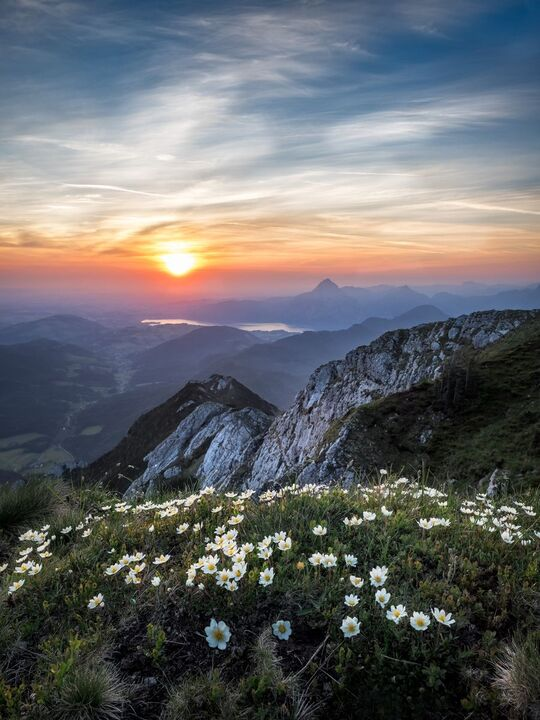
#> input picture test_photo.jpg, 540 x 720 px
$ python isophote.py test_photo.jpg   (older library calls are emulated)
#> lines starting #> are read from the running program, lines starting #| are printed output that depends on the picture; after the words box and inside, x2 and y2 are one past the last pixel; in counts of white or black regions, pixels touching at a corner belong together
#!/usr/bin/env python3
"""
isophote.py -- flow-guided brush stroke oil painting filter, standalone.

Strokes follow image contours (structure-tensor flow field), long and thin,
layered with jitter. Canvas relief + impasto lighting optional.

Usage: ./isophote.py photo.jpg [-o out.png] [flags]
"""
import argparse
import numpy as np
import cv2

# ---------------------------------------------------------------- flow field

def flow_field(img_bgr, sigma=2.0):
    """Return (angle, coherence) per pixel. Angle = isophote direction (deg,
    [0,180)), from structure tensor. coherence in [0,1]; 1 = strong orientation."""
    gray = cv2.cvtColor(img_bgr, cv2.COLOR_BGR2GRAY).astype(np.float32)
    blurred = cv2.GaussianBlur(gray, (0, 0), sigma)
    gx = cv2.Sobel(blurred, cv2.CV_32F, 1, 0, ksize=3)
    gy = cv2.Sobel(blurred, cv2.CV_32F, 0, 1, ksize=3)
    Jxx = cv2.GaussianBlur(gx * gx, (0, 0), sigma)
    Jyy = cv2.GaussianBlur(gy * gy, (0, 0), sigma)
    Jxy = cv2.GaussianBlur(gx * gy, (0, 0), sigma)
    tmp = np.sqrt((Jxx - Jyy) ** 2 + 4 * Jxy ** 2)
    ang = np.degrees(np.arctan2(2 * Jxy, Jxx - Jyy + tmp)) / 2.0 + 90.0
    angle = ang % 180.0
    l1 = (Jxx + Jyy + tmp) * 0.5
    l2 = (Jxx + Jyy - tmp) * 0.5
    coherence = np.clip((l1 - l2) / (l1 + l2 + 1e-3), 0.0, 1.0)
    return angle.astype(np.float32), coherence.astype(np.float32)


def smooth_flow(angle, coherence, r=8):
    """Orientation-average of the flow field weighted by coherence.
    Keeps directions coherent across flat regions (vector-average of doubled angle)."""
    v = np.stack([np.cos(2 * np.radians(angle)) * coherence,
                  np.sin(2 * np.radians(angle)) * coherence], axis=0)
    k = cv2.getGaussianKernel(r * 2 + 1, r / 2.0)
    kern = k @ k.T
    vx = cv2.filter2D(v[0], -1, kern, borderType=cv2.BORDER_REFLECT)
    vy = cv2.filter2D(v[1], -1, kern, borderType=cv2.BORDER_REFLECT)
    avg = (np.degrees(np.arctan2(vy, vx)) / 2.0) % 180.0
    mag = np.hypot(vx, vy)
    return avg.astype(np.float32), mag.astype(np.float32)

# ---------------------------------------------------------------- base layer

def painterly_base(img_bgr, radius=6, sigma=0.4, mode="kuwahara"):
    """Base layer: Kuwahara flattens detail painterly while keeping edges."""
    return kuwahara(img_bgr, radius, sigma)


def kuwahara(img_bgr, radius=5, sigma=0.4):
    """Classic Kuwahara (4 quadrants, smallest variance wins)."""
    img = cv2.cvtColor(img_bgr, cv2.COLOR_BGR2Lab).astype(np.float32)
    h, w = img.shape[:2]
    pad = cv2.copyMakeBorder(img, radius, radius, radius, radius,
                             cv2.BORDER_REFLECT)
    L = pad[..., 0]
    means = np.zeros((4, h, w), np.float32)
    vars_ = np.zeros((4, h, w), np.float32)
    colors = np.zeros((4, h, w, 3), np.float32)
    quads = [(slice(0, radius + 1), slice(0, radius + 1)),
             (slice(0, radius + 1), slice(radius, None) if False else slice(-1, -radius - 2 if False else None))  # placeholder
             ]
    # simpler: use box filters per quadrant
    n = radius + 1
    offs = [(-radius, -radius), (-radius, 0), (0, -radius), (0, 0)]
    size = n * n
    for i, (oy, ox) in enumerate(offs):
        quad = L[oy + radius: oy + radius + h, ox + radius: ox + radius + w]
        m = cv2.boxFilter(quad, -1, (n, n), borderType=cv2.BORDER_REFLECT)
        means[i] = m
        vars_[i] = cv2.boxFilter(quad * quad, -1, (n, n),
                                 borderType=cv2.BORDER_REFLECT) - m * m
        for c in range(3):
            qc = pad[..., c][oy + radius: oy + radius + h,
                                 ox + radius: ox + radius + w]
            colors[i, ..., c] = cv2.boxFilter(qc, -1, (n, n),
                                              borderType=cv2.BORDER_REFLECT)
    idx = np.argmin(vars_, axis=0)
    ys, xs = np.indices((h, w))
    out = colors[idx, ys, xs]
    out[..., 0] = means[idx, ys, xs]
    return cv2.cvtColor(out.astype(np.uint8), cv2.COLOR_Lab2BGR)


# [29 lines left out: function oriented_smooth, not called in this run]

# ---------------------------------------------------------------- strokes

def render_strokes(img_bgr, base, angle_img, strokes_per_layer,
                   length, width, layers=2, jitter=0.6, opacity=0.9, seed=42):
    """Draw spline strokes along the flow field on top of the base.
    Stroke color sampled from the ORIGINAL photo (accurate hues);
    base shows through in low-detail areas."""
    h, w = img_bgr.shape[:2]
    canvas = base.astype(np.float32)
    updated = np.zeros((h, w), np.float32)  # where strokes landed
    rng = np.random.default_rng(seed)

    imgf = img_bgr.astype(np.float32)
    src = imgf  # color source: original photo

    gray = cv2.cvtColor(img_bgr, cv2.COLOR_BGR2GRAY).astype(np.float32)
    grad = np.hypot(cv2.Sobel(gray, cv2.CV_32F, 1, 0), cv2.Sobel(gray, cv2.CV_32F, 0, 1))

    for layer in range(layers):
        step = max(2, h // int(np.sqrt(strokes_per_layer)))
        ys, xs = np.mgrid[0:h:step, 0:w:step]
        pts = np.stack([xs.ravel(), ys.ravel()], 1).astype(np.float32)
        jit = step * 0.5 * jitter
        pts = pts + rng.uniform(-jit, jit, pts.shape)
        # high-gradient areas first (detail gets painted before flats)
        order = np.argsort(-grad[np.clip(pts[:, 1], 0, h - 1).astype(int),
                                 np.clip(pts[:, 0], 0, w - 1).astype(int)],
                          kind='stable')
        pts = pts[order]

        for x, y in pts:
            xi, yi = int(np.clip(x, 0, w - 1)), int(np.clip(y, 0, h - 1))
            a = np.radians(angle_img[yi, xi])
            # build polyline: walk along flow with slight curl
            steps = max(2, int(length // 2))
            poly = [(x, y)]
            cx, cy = x, y
            dx0, dy0 = np.cos(a), np.sin(a)
            for _ in range(steps):
                # sample flow at current point
                xj, yj = int(np.clip(cx, 0, w - 1)), int(np.clip(cy, 0, h - 1))
                a2 = np.radians(angle_img[yj, xj])
                # keep direction continuity (choose nearest of +/-)
                d1 = (a2 - np.arctan2(dy0, dx0) + np.pi) % (2 * np.pi) - np.pi
                a2cont = a2 if abs(d1) < np.pi / 2 else a2 + np.pi
                dx1, dy1 = np.cos(a2cont), np.sin(a2cont)
                # blend with initial dir for smoothness
                dx0 = 0.7 * dx0 + 0.3 * dx1
                dy0 = 0.7 * dy0 + 0.3 * dy1
                nrm = np.hypot(dx0, dy0) + 1e-8
                dx0, dy0 = dx0 / nrm, dy0 / nrm
                cx += 2.0 * dx0
                cy += 2.0 * dy0
                if not (0 <= cx < w and 0 <= cy < h):
                    break
                poly.append((cx, cy))
            if len(poly) < 3:
                continue
            pts_arr = np.array(poly, np.float32)
            # brush color: sample the *source photo* under the stroke midpoint,
            # with a small radius -- keeps strokes tied to real image detail
            mx, my = pts_arr[len(pts_arr) // 2].astype(int)
            mx, my = int(np.clip(mx, 0, w - 1)), int(np.clip(my, 0, h - 1))
            r = max(1, width // 2)
            patch = src[max(0, my - r):my + r + 1, max(0, mx - r):mx + r + 1]
            col = patch.mean(axis=(0, 1)) if patch.size else imgf[my, mx]
            # slight luminance variation per stroke = loaded brush feel
            col = np.clip(col * rng.uniform(0.94, 1.06), 0, 255)
            # jitter length/width per stroke
            Lj = length * rng.uniform(1 - jitter, 1 + jitter)
            Wj = max(1, width * rng.uniform(1 - jitter, 1 + jitter))
            th = max(1, int(Wj))
            cv2.polylines(canvas, [pts_arr.astype(np.int32)], False,
                          col.tolist(), th, cv2.LINE_AA)
            cv2.polylines(updated, [pts_arr.astype(np.int32)], False, 1.0, th,
                          cv2.LINE_AA)

    # blend: strokes at full color where landed (soft AA edge via updated mask)
    a = cv2.GaussianBlur(updated, (0, 0), 0.6)[..., None]
    a = np.clip(a * 1.4, 0, 1) * opacity
    out = canvas * a + base.astype(np.float32) * (1 - a)
    return np.clip(out, 0, 255).astype(np.uint8)

# ---------------------------------------------------------------- canvas/impasto

def canvas_relief(stroke_alpha, img_size, scale=12, strength=0.35):
    """Procedural canvas weave + stroke height bump -> normal map -> shade."""
    h, w = img_size
    yy, xx = np.mgrid[0:h, 0:w]
    weave = (np.sin(xx * np.pi / scale) * np.sin(yy * np.pi / scale))
    height = weave * 0.5 + stroke_alpha * 1.5
    height = height.astype(np.float32)
    gx = cv2.Sobel(height, cv2.CV_32F, 1, 0, ksize=3)
    gy = cv2.Sobel(height, cv2.CV_32F, 0, 1, ksize=3)
    n = np.stack([gx, gy, np.full_like(gx, 10.0)], -1)
    n /= np.linalg.norm(n, axis=-1, keepdims=True) + 1e-6
    light = np.array([-0.5, -0.5, 0.7]); light /= np.linalg.norm(light)
    shade = (n @ light)[..., None]
    shade = np.clip(shade, -1, 1) * 0.5 + 0.5
    return np.clip(shade * strength + (1 - strength), 0, 1), shade

# ---------------------------------------------------------------- pipeline

# [33 lines left out: function paint_bytes, not called in this run]


def run(path, out, brush_len=26, brush_w=7, layers=2, canvas=True, relief=0.35,
        base_radius=6, flow_smooth=8, density=None, seed=42, max_size=1600):
#> called with path = 'test_photo.jpg', out = 'out.png', brush_len = 26, brush_w = 7, layers = 2, canvas = True, relief = 0.35, base_radius = 6
    img_bgr = cv2.imread(path, cv2.IMREAD_COLOR)
#> img_bgr is the input picture: shape (720, 540, 3); mean B, G, R 105.2, 103, 101.7
    if img_bgr is None:
        raise SystemExit(f"cannot read {path}")
    h, w = img_bgr.shape[:2]
#> h = 720; w = 540
    scale = max(h, w) / max_size
#> scale = 0.45
    if scale > 1.0:
        img_bgr = cv2.resize(img_bgr, (int(w / scale), int(h / scale)),
                             interpolation=cv2.INTER_AREA)
    np.random.seed(seed)

    base = painterly_base(img_bgr, radius=base_radius)
#> after the loop in kuwahara, `for i, (oy, ox) in enumerate(offs):`:
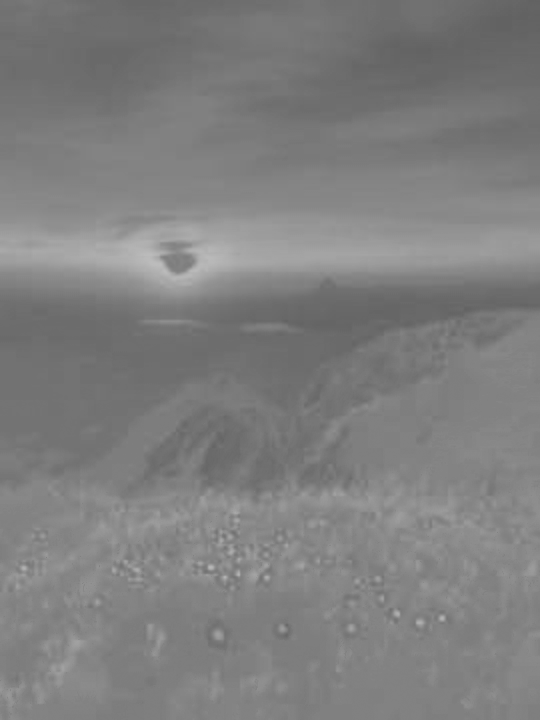
#> qc: shape (720, 540) float32; min 98, max 188, mean 126.7
#> after the loop in kuwahara, `for i, (oy, ox) in enumerate(offs):`:
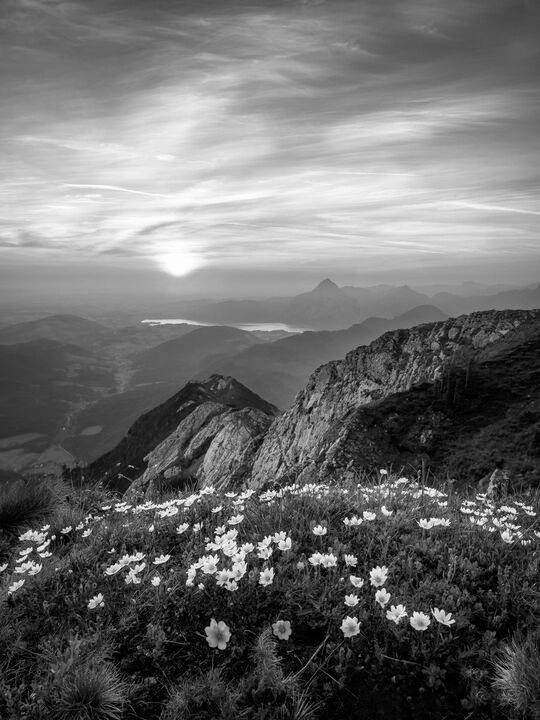
#> quad: shape (720, 540) float32; min 0, max 255, mean 108.2
#> in kuwahara, `idx = np.argmin(vars_, axis=0)`:
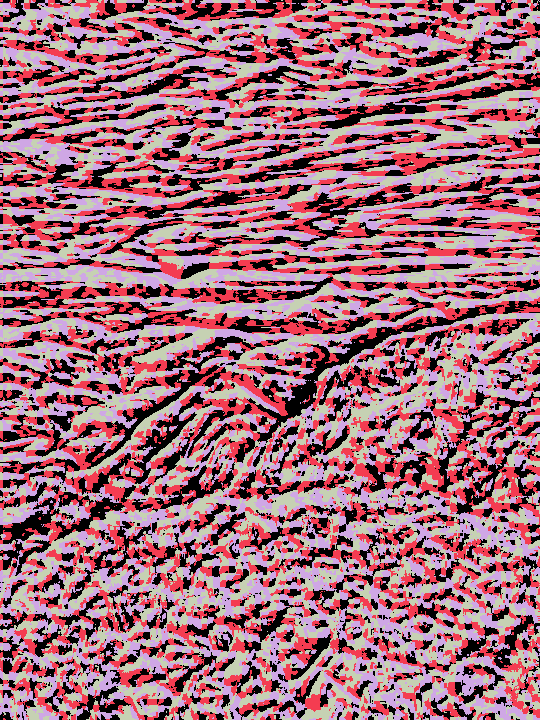
#> idx: shape (720, 540) int64; 4 distinct labels, from 0 to 3; one colour per label, 0 black

    angle, coh = flow_field(img_bgr, sigma=2.5)
    angle, coh = smooth_flow(angle, coh, r=flow_smooth)

    n_strokes = density or int(img_bgr.shape[0] * img_bgr.shape[1] / 140)
#> n_strokes = 2777
    painted = render_strokes(img_bgr, base, angle, n_strokes, brush_len, brush_w,
                             layers=layers, seed=seed)
#> after the loop in render_strokes, `for layer in range(layers):`:
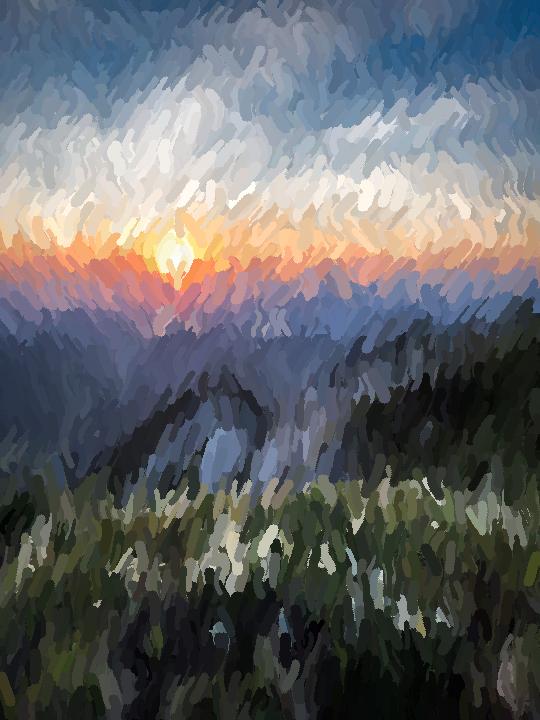
#> canvas: shape (720, 540, 3) float32; mean B, G, R 104.7, 102.4, 100.9
#> after the loop in render_strokes, `for layer in range(layers):`:
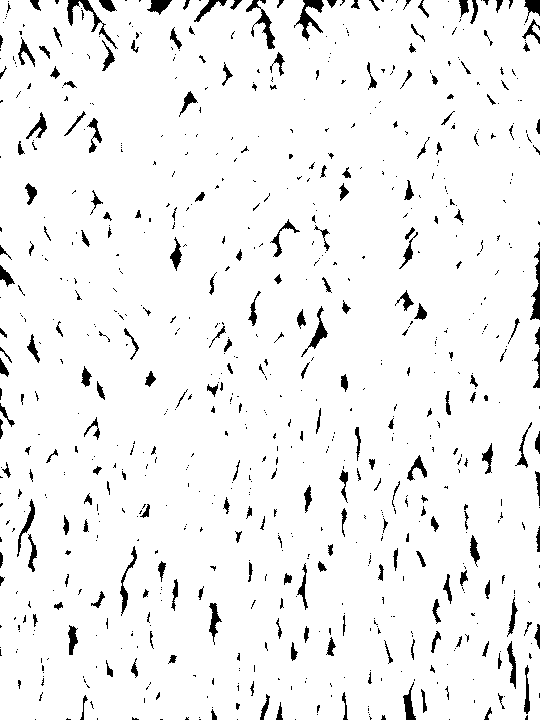
#> updated: shape (720, 540) float32; values 0 (black) and 1 (white), 95.1% white; 792 black regions (562 under 20 px), largest, box (x1, y1, x2, y2) and area: (294, 0, 324, 41) 432, (67, 0, 118, 49) 414, (246, 0, 275, 49) 371
    if canvas:
        a = cv2.cvtColor(painted, cv2.COLOR_BGR2GRAY).astype(np.float32)
#> a: shape (720, 540) float32
        shade, _ = canvas_relief(np.zeros_like(coh), painted.shape[:2],
                                 strength=relief)
#> in canvas_relief, `n = np.stack([gx, gy, np.full_like(gx, 10.0)], -1)`:
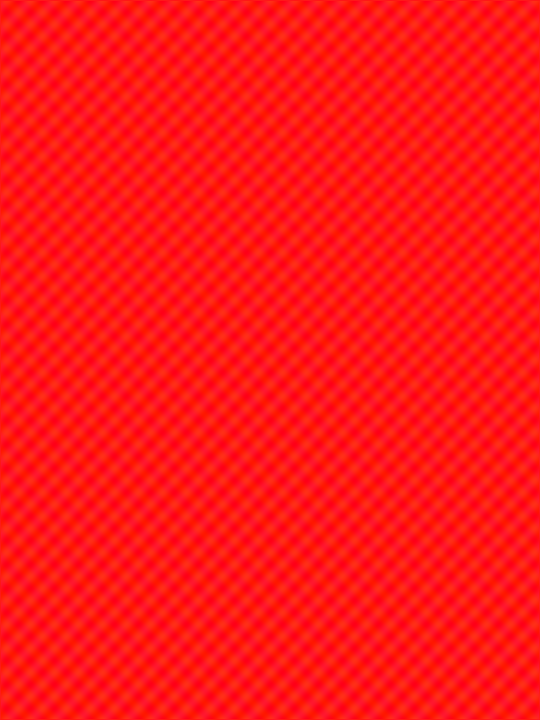
#> n: shape (720, 540, 3) float32; mean of channels 0, 1, 2 1.31e-08, -4.04e-05, 10; drawn with min black and max white
#> in canvas_relief, `shade = np.clip(shade, -1, 1) * 0.5 + 0.5`:
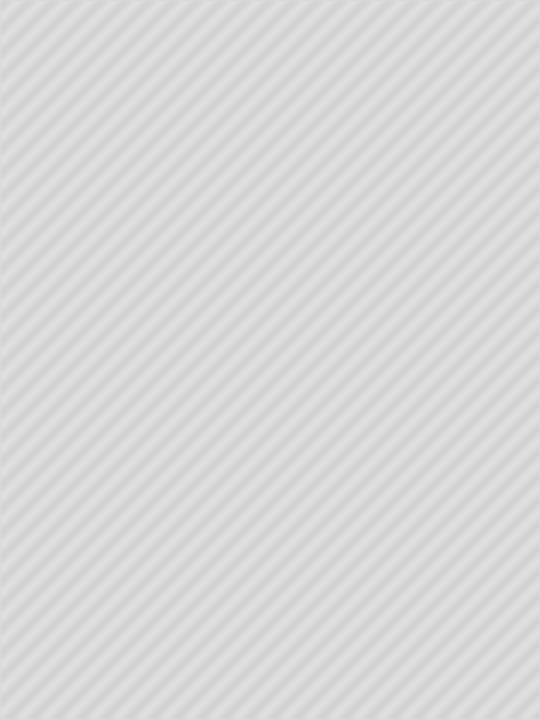
#> shade: shape (720, 540, 1) float64; min 0.825, max 0.876, mean 0.851
        painted = (painted.astype(np.float32) * shade).astype(np.uint8)
    cv2.imwrite(out, painted)
    print(f"wrote {out}")


if __name__ == "__main__":
    ap = argparse.ArgumentParser()
    ap.add_argument("input")
    ap.add_argument("-o", "--out", default="out.png")
    ap.add_argument("--len", type=int, default=26, help="brush length px")
    ap.add_argument("--width", type=int, default=7, help="brush thickness px")
    ap.add_argument("--layers", type=int, default=2)
    ap.add_argument("--density", type=int, default=None, help="strokes count")
    ap.add_argument("--no-canvas", action="store_true")
    ap.add_argument("--relief", type=float, default=0.35)
    ap.add_argument("--base-radius", type=int, default=6)
    ap.add_argument("--seed", type=int, default=42)
    a = ap.parse_args()
    run(a.input, a.out, brush_len=a.len, brush_w=a.width, layers=a.layers,
        canvas=not a.no_canvas, relief=a.relief, base_radius=a.base_radius,
        density=a.density, seed=a.seed)
